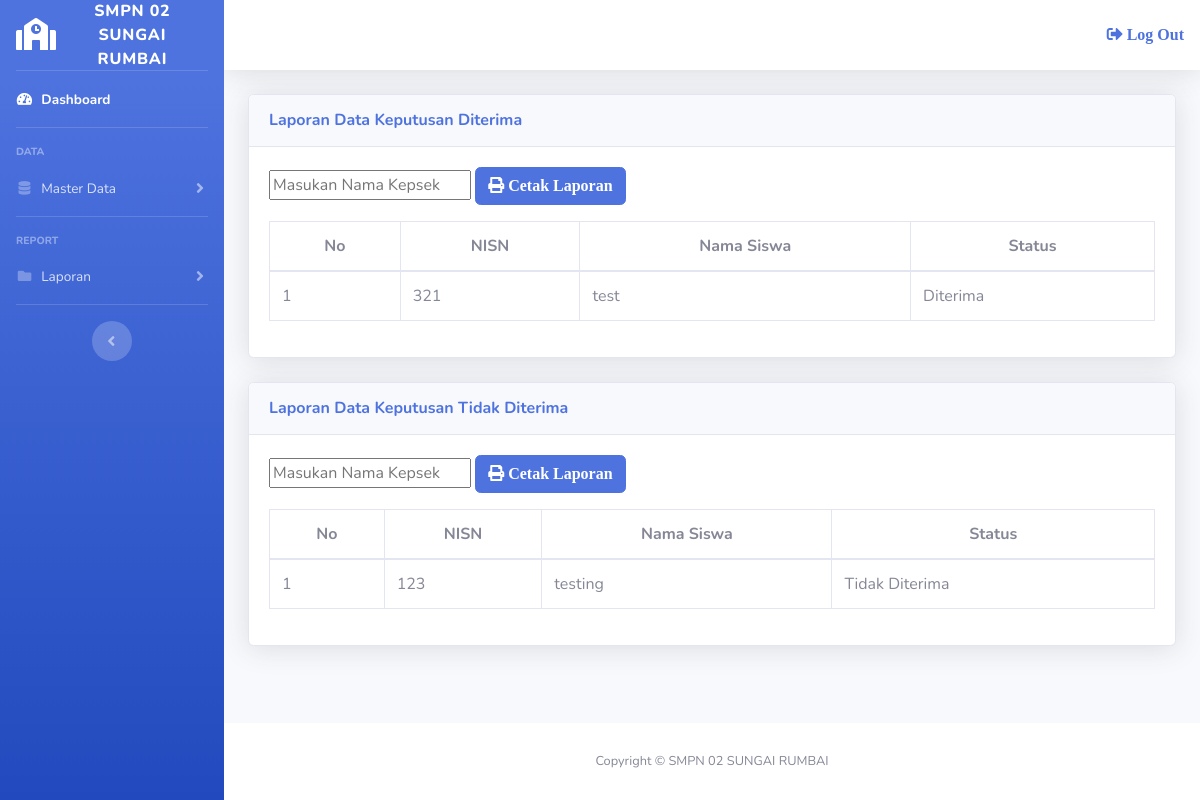
The app's page /admin/laporankeputusan.php (signed in) with its own data.
### tables this page shows
CREATE TABLE `tbl_alternatif` (
  `kd_alternatif` varchar(5) NOT NULL,
  `nisn` varchar(15) NOT NULL,
  `rata_un` float NOT NULL,
  `prestasi` varchar(50) NOT NULL,
  `wawancara` float NOT NULL,
  `test_diniyah` float NOT NULL
);

CREATE TABLE `tbl_siswa` (
  `nisn` varchar(15) NOT NULL,
  `nm_siswa` varchar(30) NOT NULL,
  `jenis_kelamin` varchar(15) NOT NULL,
  `tempat_lahir` varchar(20) NOT NULL,
  `tanggal_lahir` date NOT NULL,
  `nm_orangtua` varchar(30) NOT NULL,
  `sekolah_asal` varchar(30) NOT NULL,
  `no_telp` varchar(12) NOT NULL,
  `rata_un` float NOT NULL,
  `prestasi` varchar(50) NOT NULL
);

### admin/laporankeputusan.php (the view)
<?php
	include ("style/header.php");
	include ("style/sidebar.php");
	include ("../config/koneksi.php");
	$n=[];
    $qkriteria=mysqli_query($konek,"SELECT * FROM tbl_kriteria");
    while($dkriteria=mysqli_fetch_array($qkriteria)){
        $n[]=$dkriteria["atribut"]/100;
    }
?>
<div class="container-fluid">
	<div class="card shadow mb-4">
		<div class="card-header py-3">
			<h6 class="m-0 font-weight-bold text-primary">Laporan Data Keputusan Diterima</h6>
		</div>
		<div class="card-body">
			<div class="form-group">
				<form action="cetakterima.php" method="get">
					<input type="text" name="kepala_sekolah" placeholder="Masukan Nama Kepsek">
					<button type="submit" name="cetak" class="btn btn-md btn-primary"><i class="fas fa-md fa-print"> Cetak Laporan</i></button>
				</form>
			</div>
			<div class="table-responsive">
				<table class="table table-bordered">
					<thead>
						<tr>
							<th style="text-align: center;">No</th>
							<th style="text-align: center;">NISN</th>
							<th style="text-align: center;">Nama Siswa</th>
							<th style="text-align: center;">Status</th>
						</tr>
					</thead>
					<?php
					include ("../config/koneksi.php");
					$no = 1;
					$sql1 = mysqli_query($konek,"SELECT * FROM tbl_alternatif a LEFT JOIN tbl_siswa b ON a.nisn=b.nisn");
					while ($data1 = mysqli_fetch_array($sql1)){
                        $sql2=mysqli_query($konek,"SELECT * FROM tbl_crips WHERE nm_crips = '$data1[prestasi]'");
                        $data2=mysqli_fetch_array($sql2);
						$analisa = ($n['0']*($data1['rata_un']/100))+($n['1']*($data1['wawancara']/100))+($n['2']*($data1['test_diniyah']/100))+($n['3']*($data2['nilai']/100));
						if($analisa >= 0.60){
					?>
					<tbody>
						<tr>
							<td><?php echo $no++; ?></td>
							<td><?php echo $data1['nisn']; ?></td>
							<td><?php echo $data1['nm_siswa']; ?></td>
							<td><?php echo "Diterima"; ?></td>
						</tr>
					</tbody>
					<?php
						}else{}
					}
					?>
				</table>
			</div>
		</div>
	</div>
	<div class="card shadow mb-4">
		<div class="card-header py-3">
			<h6 class="m-0 font-weight-bold text-primary">Laporan Data Keputusan Tidak Diterima</h6>
		</div>
		<div class="card-body">
			<div class="form-group">
				<form action="cetaktolak.php" method="get">
					<input type="text" name="kepala_sekolah" placeholder="Masukan Nama Kepsek">
					<button type="submit" name="cetak" class="btn btn-md btn-primary"><i class="fas fa-md fa-print"> Cetak Laporan</i></button>
				</form>
			</div>
			<div class="table-responsive">
				<table class="table table-bordered">
					<thead>
						<tr>
							<th style="text-align: center;">No</th>
							<th style="text-align: center;">NISN</th>
							<th style="text-align: center;">Nama Siswa</th>
							<th style="text-align: center;">Status</th>
						</tr>
					</thead>
					<?php
					include ("../config/koneksi.php");
					$no = 1;
					$sql = mysqli_query($konek,"SELECT * FROM tbl_alternatif a LEFT JOIN tbl_siswa b ON a.nisn=b.nisn");
					while ($data = mysqli_fetch_array($sql)){
						$sql4=mysqli_query($konek,"SELECT * FROM tbl_crips WHERE nm_crips = '$data[prestasi]'");
						$data3=mysqli_fetch_array($sql4);
						$analisa = ($n['0']*($data['rata_un']/100))+($n['1']*($data['wawancara']/100))+($n['2']*($data['test_diniyah']/100))+($n['3']*($data3['nilai']/100));
						if($analisa <= 0.60){
					?>
					<tbody>
						<tr>
							<td><?php echo $no++; ?></td>
							<td><?php echo $data['nisn']; ?></td>
							<td><?php echo $data['nm_siswa']; ?></td>
							<td><?php echo "Tidak Diterima"; ?></td>
						</tr>
					</tbody>
					<?php
						}
					}
					?>
				</table>
			</div>
		</div>
	</div>
</div>
<?php
	include ("style/footer.php");
?>

### records on screen
tbl_alternatif: tbl_siswa.nisn "321", tbl_siswa.nm_siswa "test"
tbl_alternatif: tbl_siswa.nisn "123", tbl_siswa.nm_siswa "testing"
